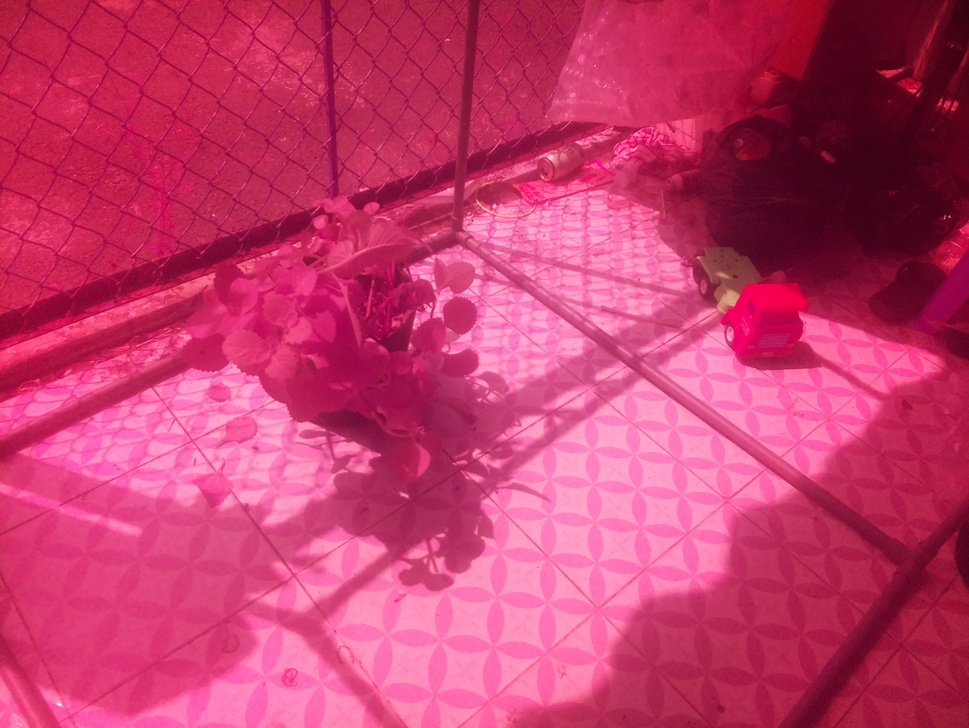
#> input picture 28325c.jpeg, 969 x 728 px, shrunk from 3280 x 2464 before the run
$ python match.py
#> lines starting #> are read from the running program, lines starting #| are printed output that depends on the picture
import cv2
import numpy as np
from matplotlib import pyplot as plt

# Load images
image1 = cv2.imread('28325c.jpeg',cv2.IMREAD_GRAYSCALE)
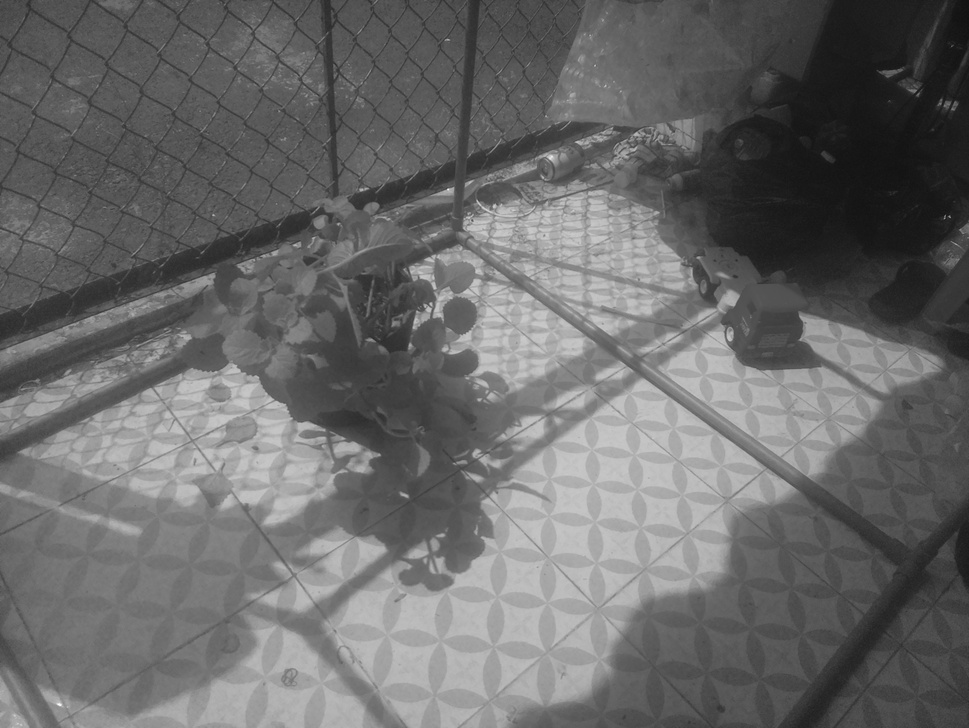
#> image1: shape (728, 969); min 16, max 253, mean 105.8
image2 = cv2.imread('28325_3.jpeg',cv2.IMREAD_GRAYSCALE)
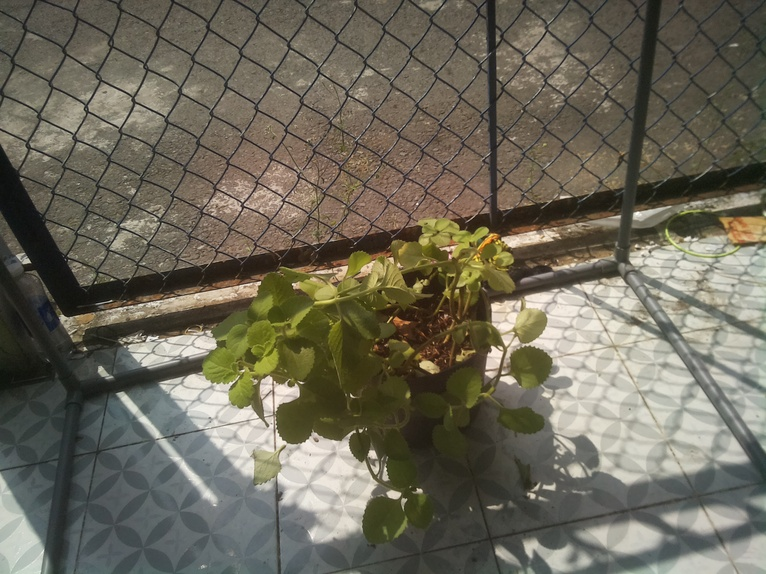
#> input picture 28325_3.jpeg, 766 x 574 px, shrunk from 2592 x 1944 before the run
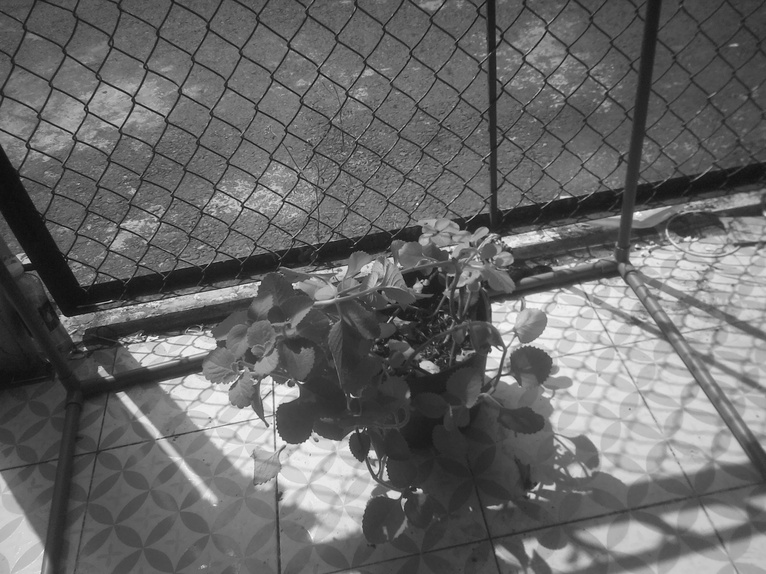
#> image2: shape (574, 766); min 8, max 255, mean 104

# Convert to grayscale
orb = cv2.ORB_create(500,1.5,8,35)
sift = cv2.SIFT_create(500)

# Detect keypoints and compute descriptors for both images
keypoints1 = orb.detect(image1, None)
#> keypoints1 = 474 keypoints; strongest (x, y, size): (494, 205, 31), (428, 308, 46.5), (729, 340, 31), (430, 303, 31)
keypoints2 = orb.detect(image2, None)
#> keypoints2 = 460 keypoints; strongest (x, y, size): (149, 337, 31), (492, 348, 46.5), (258, 282, 31), (490, 306, 69.8)

keypoints1, descriptors1 =sift.compute(image1,keypoints1)
keypoints2, descriptors2 = sift.compute(image2, keypoints2)
# Create a Brute-Force Matcher
bf = cv2.BFMatcher()

# Match descriptors
matches = bf.knnMatch(descriptors1, descriptors2,k=2)
#> matches = 474 matches

# Apply ratio test to filter matches
good_matches = []
for m, n in matches:
    if m.distance < 0.9 * n.distance:
        good_matches.append(m)
#> after the loop, good_matches = 43 matches

# Draw matches
matched_image = cv2.drawMatches(image1, keypoints1,
                        image2, keypoints2, good_matches[:], None, flags=cv2.DrawMatchesFlags_NOT_DRAW_SINGLE_POINTS)
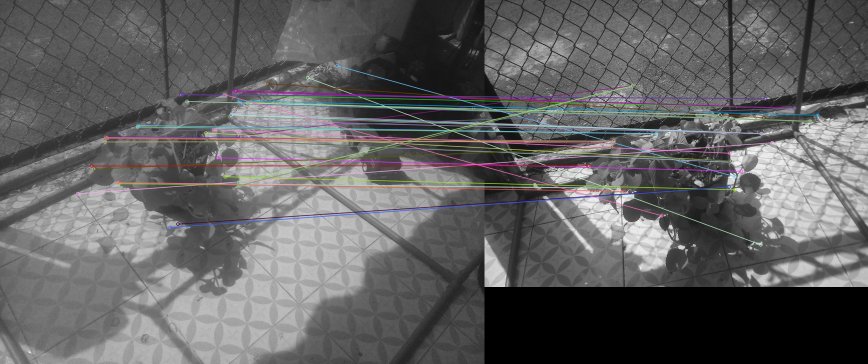
#> matched_image: shape (728, 1735, 3) (shown at 1/2 size); mean of channels 0, 1, 2 97.4, 97, 97.5; drawn as B, G, R
"""
src_pts = np.float32([ keypoints1[m.queryIdx].pt for m in good_matches ]).reshape(-1,1,2)
dst_pts = np.float32([ keypoints2[m.trainIdx].pt for m in good_matches ]).reshape(-1,1,2)
M, mask = cv2.findHomography(src_pts, dst_pts, cv2.RANSAC)
img_warp = cv2.warpPerspective(image1, M, (image2.shape[1], image2.shape[0]))

cv2.imshow("Warped image", img_warp)
cv2.waitKey(0)
cv2.destroyAllWindows()
"""
# Display the original image with keypoints marked
plt.figure(figsize = (14, 10))
plt.imshow(matched_image)
plt.title('Image mathching with Brute-Force method')
plt.show()
